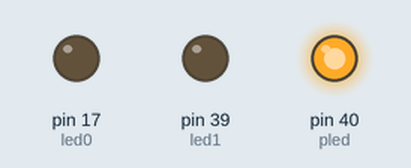
This sketch was run on a simulated Arduino Mega 2560, built with avr-gcc and run on an emulated ATmega2560. Parts: output pins drawn as LEDs (lit = HIGH).

Above: at 0.5 s.
At 3.5 s:
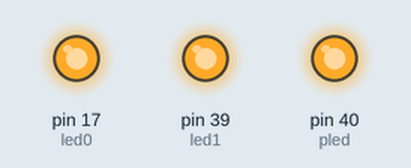
At 5.5 s:
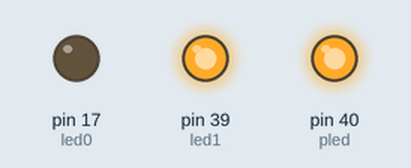
At 8.5 s:
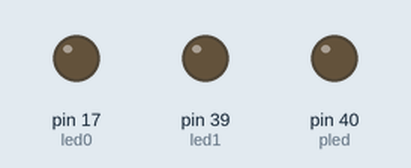
Timing chart, 0 to 13.0 s (numbered marks = the images above):
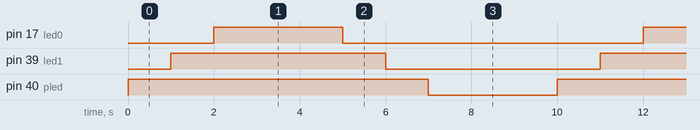

Measured:
- by itself, pin 17 (led0): alternates HIGH for 3.0 s and LOW for 7.0 s
- by itself, pin 39 (led1): alternates HIGH for 5.0 s and LOW for 5.0 s
- by itself, pin 40 (pled): alternates HIGH for 7.0 s and LOW for 3.0 s

The sketch:

TricorderTest.ino
```cpp
int led0 = 17;
int led1 = 39;
int pled = 40;

void setup()
{
  // put your setup code here, to run once:
  pinMode(pled, OUTPUT);
  pinMode(led0, OUTPUT);
  pinMode(led1, OUTPUT);
}

void loop()
{
  // put your main code here, to run repeatedly:
  digitalWrite(pled,HIGH);
  delay(1000);
  digitalWrite(led1,HIGH);
  delay(1000);
  digitalWrite(led0,HIGH);
  delay(3000);
  digitalWrite(led0,LOW);
  delay(1000);
  digitalWrite(led1,LOW);
  delay(1000);
  digitalWrite(pled,LOW);
  delay(3000);
}
```
